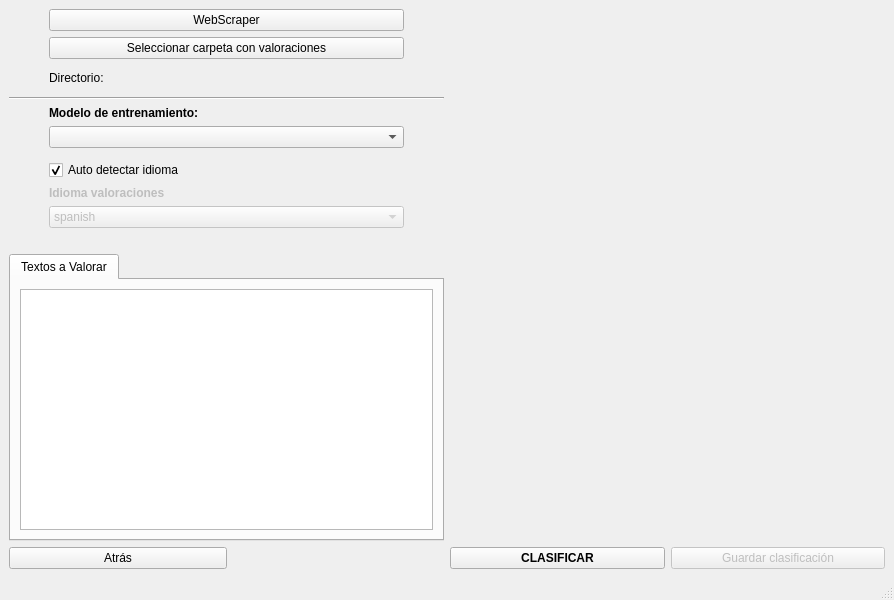
<?xml version="1.0" encoding="UTF-8"?>
<ui version="4.0">
 <class>MainWindow</class>
 <widget class="QMainWindow" name="MainWindow">
  <property name="enabled">
   <bool>true</bool>
  </property>
  <property name="geometry">
   <rect>
    <x>0</x>
    <y>0</y>
    <width>894</width>
    <height>600</height>
   </rect>
  </property>
  <property name="sizePolicy">
   <sizepolicy hsizetype="Fixed" vsizetype="Expanding">
    <horstretch>0</horstretch>
    <verstretch>0</verstretch>
   </sizepolicy>
  </property>
  <property name="minimumSize">
   <size>
    <width>720</width>
    <height>500</height>
   </size>
  </property>
  <property name="windowTitle">
   <string>Fase de clasificación</string>
  </property>
  <property name="unifiedTitleAndToolBarOnMac">
   <bool>false</bool>
  </property>
  <widget class="QWidget" name="widget">
   <layout class="QGridLayout" name="gridLayout_2">
    <item row="3" column="0">
     <layout class="QGridLayout" name="gridLayout_13">
      <item row="0" column="0">
       <widget class="QTabWidget" name="textosValorar_tab">
        <property name="sizePolicy">
         <sizepolicy hsizetype="Expanding" vsizetype="Expanding">
          <horstretch>0</horstretch>
          <verstretch>0</verstretch>
         </sizepolicy>
        </property>
        <property name="currentIndex">
         <number>0</number>
        </property>
        <widget class="QWidget" name="widget">
         <attribute name="title">
          <string>Textos a Valorar</string>
         </attribute>
         <layout class="QGridLayout" name="gridLayout">
          <item row="1" column="0">
           <widget class="QListWidget" name="listWidget_valoraciones"/>
          </item>
         </layout>
        </widget>
       </widget>
      </item>
     </layout>
    </item>
    <item row="4" column="0" rowspan="3">
     <layout class="QGridLayout" name="gridLayout_4">
      <item row="0" column="0">
       <widget class="QPushButton" name="btn_atras">
        <property name="sizePolicy">
         <sizepolicy hsizetype="Expanding" vsizetype="Fixed">
          <horstretch>0</horstretch>
          <verstretch>0</verstretch>
         </sizepolicy>
        </property>
        <property name="text">
         <string>Atrás</string>
        </property>
       </widget>
      </item>
      <item row="0" column="1">
       <spacer name="horizontalSpacer_3">
        <property name="orientation">
         <enum>Qt::Horizontal</enum>
        </property>
        <property name="sizeHint" stdset="0">
         <size>
          <width>40</width>
          <height>20</height>
         </size>
        </property>
       </spacer>
      </item>
     </layout>
    </item>
    <item row="0" column="0">
     <layout class="QGridLayout" name="gridLayout_6">
      <item row="1" column="0" rowspan="4">
       <spacer name="horizontalSpacer_2">
        <property name="orientation">
         <enum>Qt::Horizontal</enum>
        </property>
        <property name="sizeType">
         <enum>QSizePolicy::Fixed</enum>
        </property>
        <property name="sizeHint" stdset="0">
         <size>
          <width>40</width>
          <height>20</height>
         </size>
        </property>
       </spacer>
      </item>
      <item row="3" column="1">
       <widget class="QLabel" name="textosValorar_text">
        <property name="text">
         <string>Directorio:</string>
        </property>
       </widget>
      </item>
      <item row="0" column="1">
       <widget class="QPushButton" name="btn_webscraper">
        <property name="text">
         <string>WebScraper</string>
        </property>
       </widget>
      </item>
      <item row="1" column="2" rowspan="4">
       <spacer name="horizontalSpacer">
        <property name="orientation">
         <enum>Qt::Horizontal</enum>
        </property>
        <property name="sizeType">
         <enum>QSizePolicy::Fixed</enum>
        </property>
        <property name="sizeHint" stdset="0">
         <size>
          <width>40</width>
          <height>20</height>
         </size>
        </property>
       </spacer>
      </item>
      <item row="1" column="1">
       <widget class="QPushButton" name="btn_directorio">
        <property name="text">
         <string>Seleccionar carpeta con valoraciones</string>
        </property>
       </widget>
      </item>
     </layout>
    </item>
    <item row="4" column="1" rowspan="3">
     <layout class="QGridLayout" name="gridLayout_3">
      <item row="0" column="0">
       <widget class="QPushButton" name="btn_clasificar">
        <property name="enabled">
         <bool>true</bool>
        </property>
        <property name="sizePolicy">
         <sizepolicy hsizetype="Expanding" vsizetype="Fixed">
          <horstretch>0</horstretch>
          <verstretch>0</verstretch>
         </sizepolicy>
        </property>
        <property name="font">
         <font>
          <weight>75</weight>
          <bold>true</bold>
         </font>
        </property>
        <property name="text">
         <string>CLASIFICAR</string>
        </property>
       </widget>
      </item>
      <item row="0" column="1">
       <widget class="QPushButton" name="btn_guardar">
        <property name="enabled">
         <bool>false</bool>
        </property>
        <property name="sizePolicy">
         <sizepolicy hsizetype="Expanding" vsizetype="Fixed">
          <horstretch>0</horstretch>
          <verstretch>0</verstretch>
         </sizepolicy>
        </property>
        <property name="text">
         <string>Guardar clasificación</string>
        </property>
       </widget>
      </item>
     </layout>
    </item>
    <item row="2" column="0">
     <layout class="QGridLayout" name="gridLayout_5">
      <item row="1" column="1">
       <widget class="QComboBox" name="comboBox_modelo"/>
      </item>
      <item row="1" column="2" rowspan="3">
       <spacer name="verticalSpacer">
        <property name="orientation">
         <enum>Qt::Horizontal</enum>
        </property>
        <property name="sizeType">
         <enum>QSizePolicy::Fixed</enum>
        </property>
        <property name="sizeHint" stdset="0">
         <size>
          <width>40</width>
          <height>20</height>
         </size>
        </property>
       </spacer>
      </item>
      <item row="1" column="0" rowspan="3">
       <spacer name="verticalSpacer_2">
        <property name="orientation">
         <enum>Qt::Horizontal</enum>
        </property>
        <property name="sizeType">
         <enum>QSizePolicy::Fixed</enum>
        </property>
        <property name="sizeHint" stdset="0">
         <size>
          <width>40</width>
          <height>20</height>
         </size>
        </property>
       </spacer>
      </item>
      <item row="5" column="1">
       <widget class="QComboBox" name="comboBox_idioma">
        <property name="enabled">
         <bool>false</bool>
        </property>
        <item>
         <property name="text">
          <string>spanish</string>
         </property>
        </item>
        <item>
         <property name="text">
          <string>english</string>
         </property>
        </item>
        <item>
         <property name="text">
          <string>french</string>
         </property>
        </item>
        <item>
         <property name="text">
          <string>german</string>
         </property>
        </item>
        <item>
         <property name="text">
          <string>italian</string>
         </property>
        </item>
        <item>
         <property name="text">
          <string>portuguese</string>
         </property>
        </item>
        <item>
         <property name="text">
          <string>russian</string>
         </property>
        </item>
        <item>
         <property name="text">
          <string>swedish</string>
         </property>
        </item>
        <item>
         <property name="text">
          <string>hungarian</string>
         </property>
        </item>
        <item>
         <property name="text">
          <string>danish</string>
         </property>
        </item>
        <item>
         <property name="text">
          <string>dutch</string>
         </property>
        </item>
        <item>
         <property name="text">
          <string>finnish</string>
         </property>
        </item>
       </widget>
      </item>
      <item row="0" column="1">
       <widget class="QLabel" name="label_2">
        <property name="font">
         <font>
          <weight>75</weight>
          <bold>true</bold>
         </font>
        </property>
        <property name="text">
         <string>Modelo de entrenamiento:</string>
        </property>
       </widget>
      </item>
      <item row="4" column="1">
       <widget class="QLabel" name="idioma_text">
        <property name="enabled">
         <bool>false</bool>
        </property>
        <property name="font">
         <font>
          <weight>75</weight>
          <bold>true</bold>
         </font>
        </property>
        <property name="text">
         <string>Idioma valoraciones</string>
        </property>
       </widget>
      </item>
      <item row="6" column="1">
       <spacer name="horizontalSpacer_4">
        <property name="orientation">
         <enum>Qt::Horizontal</enum>
        </property>
        <property name="sizeHint" stdset="0">
         <size>
          <width>40</width>
          <height>20</height>
         </size>
        </property>
       </spacer>
      </item>
      <item row="3" column="1">
       <widget class="QCheckBox" name="checkBox_detectarIdioma">
        <property name="text">
         <string>Auto detectar idioma</string>
        </property>
        <property name="checked">
         <bool>true</bool>
        </property>
       </widget>
      </item>
     </layout>
    </item>
    <item row="0" column="1" rowspan="4">
     <widget class="QWidget" name="panelEstadistica" native="true">
      <property name="sizePolicy">
       <sizepolicy hsizetype="Expanding" vsizetype="Expanding">
        <horstretch>0</horstretch>
        <verstretch>0</verstretch>
       </sizepolicy>
      </property>
     </widget>
    </item>
    <item row="1" column="0">
     <widget class="Line" name="btn_entrenarSQL">
      <property name="orientation">
       <enum>Qt::Horizontal</enum>
      </property>
     </widget>
    </item>
   </layout>
  </widget>
  <widget class="QStatusBar" name="statusbar"/>
 </widget>
 <resources/>
 <connections/>
</ui>
